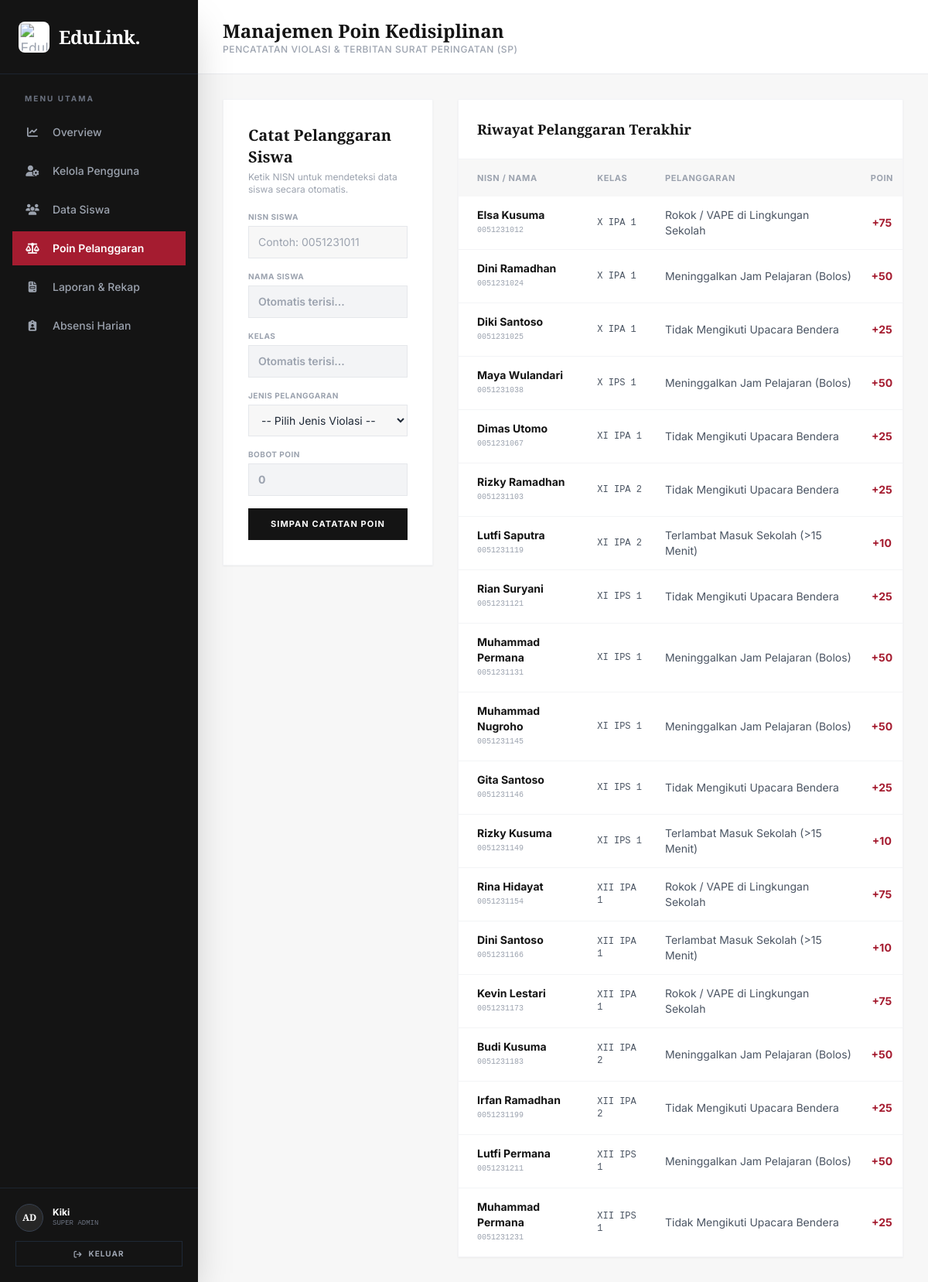
The app's page /poin (signed in) with its own data.
### tables this page shows
CREATE TABLE pelanggaran (
            id INTEGER PRIMARY KEY AUTOINCREMENT,
            nisn TEXT NOT NULL,
            nama_siswa TEXT NOT NULL,
            kelas TEXT NOT NULL,
            jenis_pelanggaran TEXT NOT NULL,
            poin INTEGER NOT NULL,
            tanggal TIMESTAMP DEFAULT CURRENT_TIMESTAMP
        );

### backend/app.py (the view)
@app.route('/poin')
def poin():
    if 'user_id' not in session:
        return redirect(url_for('login'))
    conn = get_db_connection()
    daftar_siswa = conn.execute("SELECT nisn, nama_siswa, kelas FROM siswa").fetchall()
    daftar_pelanggaran = conn.execute("SELECT * FROM pelanggaran ORDER BY tanggal DESC LIMIT 20").fetchall()
    conn.close()
    siswa_dict = {s['nisn']: {'nama': s['nama_siswa'], 'kelas': s['kelas']} for s in daftar_siswa}
    return render_template('dashboard/poin.html',
                           nama_user=session['nama'],
                           siswa_map=siswa_dict,
                           pelanggaran_list=daftar_pelanggaran)

### backend/modules/database.py (called while the page is built)
def get_db_connection():
    conn = sqlite3.connect(DB_PATH)
    conn.row_factory = sqlite3.Row
    return conn

### frontend/templates/dashboard/poin.html (shortened to what this page needs)
<!DOCTYPE html>
<html lang="id">
<head>
    <script src="https://cdn.tailwindcss.com"></script>
    <link rel="stylesheet" href="https://cdnjs.cloudflare.com/ajax/libs/font-awesome/6.4.0/css/all.min.css">
</head>
<body class="bg-eduPaper text-gray-800 font-sans h-screen flex overflow-hidden selection:bg-eduCrimson-600 selection:text-white">
    <aside id="sidebar" class="fixed lg:static top-0 left-0 h-full w-64 bg-eduDark-900 text-gray-400 flex flex-col shadow-2xl z-40 shrink-0 transform -translate-x-full lg:translate-x-0 transition-transform duration-300">
        <div class="h-20 lg:h-24 flex items-center justify-between px-6 border-b border-gray-800/80">
            <div class="flex items-center gap-3">
                <div class="w-10 h-10 rounded-lg bg-white p-1 flex items-center justify-center shrink-0 border-none shadow-none">
                    <img src="{{ url_for('static', filename='images/edulink-logo.webp') }}" alt="EduLink Logo" class="w-full h-full object-contain mix-blend-multiply scale-110">
                </div>
                <span class="text-2xl font-serif font-bold text-white tracking-tight">EduLink.</span>
            </div>
        </div>
        <nav class="flex-1 overflow-y-auto py-6 px-4 flex flex-col gap-1.5">
            <p class="px-4 text-[10px] font-bold text-gray-500 uppercase tracking-[0.2em] mb-2">Menu Utama</p>
            <a href="/dashboard" class="flex items-center gap-4 px-4 py-3 hover:bg-eduDark-800 hover:text-white transition"><i class="fa-solid fa-chart-line text-sm w-5 text-center"></i><span class="text-sm font-medium">Overview</span></a>
            <a href="/users" class="flex items-center gap-4 px-4 py-3 hover:bg-eduDark-800 hover:text-white transition"><i class="fa-solid fa-user-gear text-sm w-5 text-center"></i><span class="text-sm font-medium">Kelola Pengguna</span></a>
            <a href="/siswa" class="flex items-center gap-4 px-4 py-3 hover:bg-eduDark-800 hover:text-white transition"><i class="fa-solid fa-users text-sm w-5 text-center"></i><span class="text-sm font-medium">Data Siswa</span></a>
            <a href="/poin" class="flex items-center gap-4 px-4 py-3 bg-eduCrimson-600 text-white transition"><i class="fa-solid fa-scale-balanced text-sm w-5 text-center"></i><span class="text-sm font-semibold">Poin Pelanggaran</span></a>
            <a href="/laporan" class="flex items-center gap-4 px-4 py-3 hover:bg-eduDark-800 hover:text-white transition"><i class="fa-solid fa-file-invoice text-sm w-5 text-center"></i><span class="text-sm font-medium">Laporan & Rekap</span></a>
            <a href="/absensi" class="flex items-center gap-4 px-4 py-3 hover:bg-eduDark-800 hover:text-white transition"><i class="fa-solid fa-clipboard-user text-sm w-5 text-center"></i><span class="text-sm font-medium">Absensi Harian</span></a>
        </nav>
        <div class="p-5 border-t border-gray-800/80">
            <div class="flex items-center gap-3 mb-3">
                <div class="w-9 h-9 rounded-full bg-eduDark-700 border border-gray-700 flex items-center justify-center text-white font-bold font-serif text-xs">AD</div>
                <div class="overflow-hidden">
                    <p class="text-xs font-bold text-white truncate">{{ nama_user }}</p>
                    <p class="text-[9px] font-mono text-gray-500 uppercase">Super Admin</p>
                </div>
            </div>
            <a href="/logout" class="flex items-center justify-center gap-2 w-full py-2 border border-gray-800 text-[10px] font-bold text-gray-400 hover:text-white hover:bg-eduCrimson-600 transition uppercase tracking-widest"><i class="fa-solid fa-arrow-right-from-bracket"></i> Keluar</a>
        </div>
    </aside>
    <main class="flex-1 flex flex-col h-full relative z-10 min-w-0">
        <header class="h-20 lg:h-24 bg-white border-b border-gray-200/80 flex items-center justify-between px-4 sm:px-8 shrink-0">
            <div class="flex items-center gap-3">
                <div>
                    <h1 class="text-lg sm:text-2xl font-serif font-bold text-eduDark-900 leading-tight">Manajemen Poin Kedisiplinan</h1>
                    <p class="text-[10px] sm:text-xs text-gray-400 font-medium uppercase tracking-wider hidden sm:block">Pencatatan Violasi & Terbitan Surat Peringatan (SP)</p>
                </div>
            </div>
        </header>
        <div class="flex-1 overflow-y-auto p-4 sm:p-8 space-y-6 sm:space-y-8">
            <div class="grid grid-cols-1 lg:grid-cols-3 gap-6 sm:gap-8 items-start">
                <div class="bg-white p-5 sm:p-8 border border-gray-100 shadow-sm">
                    <h3 class="font-serif font-bold text-lg sm:text-xl text-eduDark-900 mb-1">Catat Pelanggaran Siswa</h3>
                    <p class="text-xs text-gray-400 mb-5">Ketik NISN untuk mendeteksi data siswa secara otomatis.</p>
                    <form action="#" method="POST" autocomplete="off" class="space-y-4">
                        <div>
                            <label class="text-[10px] font-bold text-gray-400 uppercase tracking-wider block mb-1">NISN Siswa</label>
                            <input type="text" id="inputNisn" name="nisn" oninput="autoSearchSiswa()" required placeholder="Contoh: 0051231011" class="w-full bg-eduPaper border border-gray-200 text-xs sm:text-sm py-2.5 px-3 focus:outline-none focus:border-eduCrimson-600">
                        </div>
                        <div>
                            <label class="text-[10px] font-bold text-gray-400 uppercase tracking-wider block mb-1">Nama Siswa</label>
                            <input type="text" id="inputNamaSiswa" name="nama_siswa" required readonly placeholder="Otomatis terisi..." class="w-full bg-gray-100 border border-gray-200 text-xs sm:text-sm py-2.5 px-3 font-semibold text-eduDark-900 focus:outline-none">
                        </div>
                        <div>
                            <label class="text-[10px] font-bold text-gray-400 uppercase tracking-wider block mb-1">Kelas</label>
                            <input type="text" id="inputKelas" name="kelas" required readonly placeholder="Otomatis terisi..." class="w-full bg-gray-100 border border-gray-200 text-xs sm:text-sm py-2.5 px-3 font-semibold text-eduDark-900 focus:outline-none">
                        </div>
                        <div>
                            <label class="text-[10px] font-bold text-gray-400 uppercase tracking-wider block mb-1">Jenis Pelanggaran</label>
                            <select id="selectPelanggaran" name="jenis_pelanggaran" onchange="autoFillPoin(this)" required class="w-full bg-eduPaper border border-gray-200 text-xs sm:text-sm py-2.5 px-3 focus:outline-none focus:border-eduCrimson-600">
                                <option value="" data-poin="0" disabled selected>-- Pilih Jenis Violasi --</option>
                            </select>
                        </div>
                        <div>
                            <label class="text-[10px] font-bold text-gray-400 uppercase tracking-wider block mb-1">Bobot Poin</label>
                            <input type="number" id="inputPoin" name="poin" required readonly placeholder="0" class="w-full bg-gray-100 border border-gray-200 text-xs sm:text-sm py-2.5 px-3 font-bold text-eduCrimson-600 focus:outline-none">
                        </div>
                        <button type="submit" class="w-full bg-eduDark-900 hover:bg-eduCrimson-600 text-white font-bold py-3 transition text-[11px] uppercase tracking-widest mt-2">
                            Simpan Catatan Poin
                        </button>
                    </form>
                </div>
                <div class="lg:col-span-2 bg-white border border-gray-100 shadow-sm">
                    <div class="p-4 sm:p-6 border-b border-gray-100 flex justify-between items-center">
                        <h3 class="font-serif font-bold text-base sm:text-lg text-eduDark-900">Riwayat Pelanggaran Terakhir</h3>
                    </div>
                    <div class="overflow-x-auto">
                        <table class="w-full text-left text-xs sm:text-sm text-gray-600 min-w-[550px]">
                            <thead class="bg-eduPaper text-[10px] sm:text-[11px] uppercase font-bold text-gray-400 tracking-wider">
                                <tr>
                                    <th class="pl-6 py-3.5">NISN / Nama</th>
                                    <th class="px-3 py-3.5">Kelas</th>
                                    <th class="px-3 py-3.5">Pelanggaran</th>
                                    <th class="px-3 py-3.5 text-center">Poin</th>
                                </tr>
                            </thead>
                            <tbody class="divide-y divide-gray-100">
                                {% for p in pelanggaran_list %}
                                <tr class="hover:bg-gray-50/80">
                                    <td class="pl-6 py-3.5">
                                        <p class="font-bold text-eduDark-900">{{ p.nama_siswa }}</p>
                                        <p class="text-[10px] font-mono text-gray-400">{{ p.nisn }}</p>
                                    </td>
                                    <td class="px-3 py-3.5 font-mono text-xs">{{ p.kelas }}</td>
                                    <td class="px-3 py-3.5">{{ p.jenis_pelanggaran }}</td>
                                    <td class="px-3 py-3.5 text-center font-bold text-eduCrimson-600">+{{ p.poin }}</td>
                                </tr>
                                {% else %}
                                <tr>
                                    <td colspan="4" class="text-center py-6 text-gray-400 italic">Belum ada data riwayat pelanggaran.</td>
                                </tr>
                                {% endfor %}
                            </tbody>
                        </table>
                    </div>
                </div>
            </div>
        </div>
    </main>
</body>
</html>

### records on screen
pelanggaran: nama_siswa "Elsa Kusuma", nisn "0051231012", kelas "X IPA 1", jenis_pelanggaran "Rokok / VAPE di Lingkungan Sekolah", poin "75"
pelanggaran: nama_siswa "Dini Ramadhan", nisn "0051231024", kelas "X IPA 1", jenis_pelanggaran "Meninggalkan Jam Pelajaran (Bolos)", poin "50"
pelanggaran: nama_siswa "Diki Santoso", nisn "0051231025", kelas "X IPA 1", jenis_pelanggaran "Tidak Mengikuti Upacara Bendera", poin "25"
pelanggaran: nama_siswa "Maya Wulandari", nisn "0051231038", kelas "X IPS 1", jenis_pelanggaran "Meninggalkan Jam Pelajaran (Bolos)", poin "50"
pelanggaran: nama_siswa "Dimas Utomo", nisn "0051231067", kelas "XI IPA 1", jenis_pelanggaran "Tidak Mengikuti Upacara Bendera", poin "25"
pelanggaran: nama_siswa "Rizky Ramadhan", nisn "0051231103", kelas "XI IPA 2", jenis_pelanggaran "Tidak Mengikuti Upacara Bendera", poin "25"
pelanggaran: nama_siswa "Lutfi Saputra", nisn "0051231119", kelas "XI IPA 2", jenis_pelanggaran "Terlambat Masuk Sekolah (>15 Menit)", poin "10"
pelanggaran: nama_siswa "Rian Suryani", nisn "0051231121", kelas "XI IPS 1", jenis_pelanggaran "Tidak Mengikuti Upacara Bendera", poin "25"
pelanggaran: nama_siswa "Muhammad Permana", nisn "0051231131", kelas "XI IPS 1", jenis_pelanggaran "Meninggalkan Jam Pelajaran (Bolos)", poin "50"
pelanggaran: nama_siswa "Muhammad Nugroho", nisn "0051231145", kelas "XI IPS 1", jenis_pelanggaran "Meninggalkan Jam Pelajaran (Bolos)", poin "50"
pelanggaran: nama_siswa "Gita Santoso", nisn "0051231146", kelas "XI IPS 1", jenis_pelanggaran "Tidak Mengikuti Upacara Bendera", poin "25"
pelanggaran: nama_siswa "Rizky Kusuma", nisn "0051231149", kelas "XI IPS 1", jenis_pelanggaran "Terlambat Masuk Sekolah (>15 Menit)", poin "10"
pelanggaran: nama_siswa "Rina Hidayat", nisn "0051231154", kelas "XII IPA 1", jenis_pelanggaran "Rokok / VAPE di Lingkungan Sekolah", poin "75"
pelanggaran: nama_siswa "Dini Santoso", nisn "0051231166", kelas "XII IPA 1", jenis_pelanggaran "Terlambat Masuk Sekolah (>15 Menit)", poin "10"
pelanggaran: nama_siswa "Kevin Lestari", nisn "0051231173", kelas "XII IPA 1", jenis_pelanggaran "Rokok / VAPE di Lingkungan Sekolah", poin "75"
pelanggaran: nama_siswa "Budi Kusuma", nisn "0051231183", kelas "XII IPA 2", jenis_pelanggaran "Meninggalkan Jam Pelajaran (Bolos)", poin "50"
pelanggaran: nama_siswa "Irfan Ramadhan", nisn "0051231199", kelas "XII IPA 2", jenis_pelanggaran "Tidak Mengikuti Upacara Bendera", poin "25"
pelanggaran: nama_siswa "Lutfi Permana", nisn "0051231211", kelas "XII IPS 1", jenis_pelanggaran "Meninggalkan Jam Pelajaran (Bolos)", poin "50"
pelanggaran: nama_siswa "Muhammad Permana", nisn "0051231231", kelas "XII IPS 1", jenis_pelanggaran "Tidak Mengikuti Upacara Bendera", poin "25"

### other values on screen
{{ nama_user }} "Kiki"
